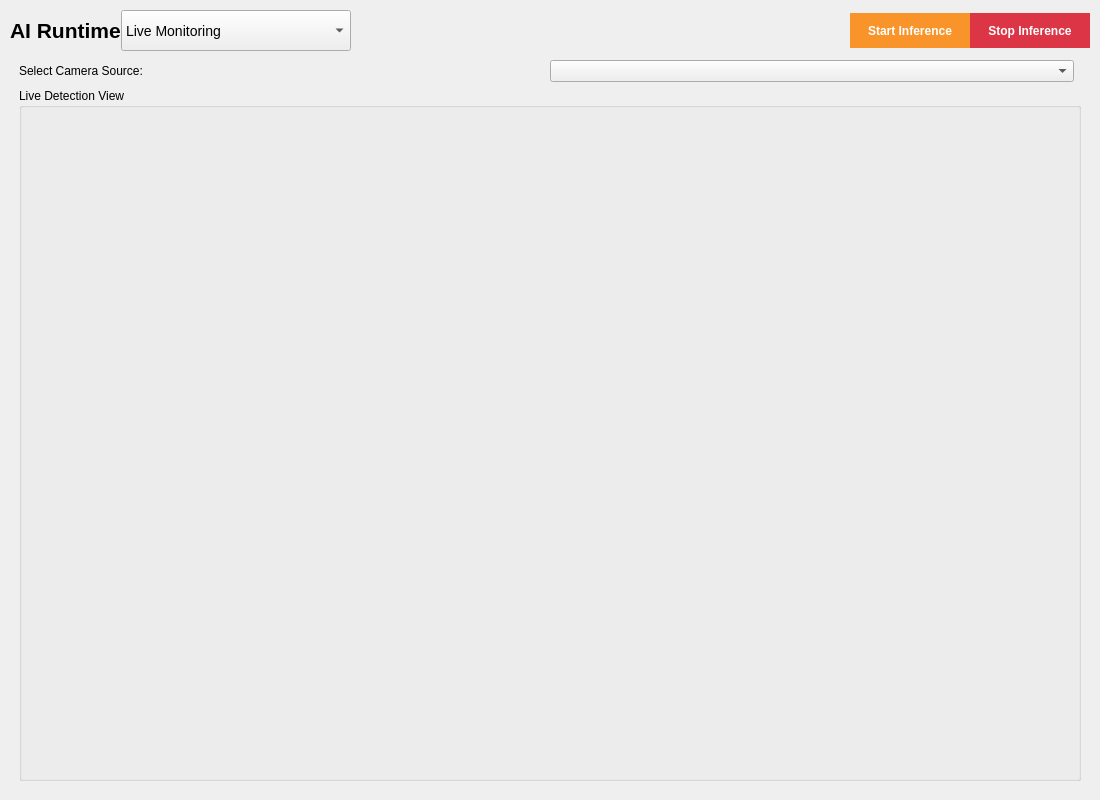
<?xml version='1.0' encoding='utf-8'?>
<ui version="4.0">
 <class>AIRuntimeView</class>
 <widget class="QWidget" name="AIRuntimeView">
  <property name="geometry">
   <rect>
    <x>0</x>
    <y>0</y>
    <width>1100</width>
    <height>800</height>
   </rect>
  </property>
  <layout class="QVBoxLayout" name="mainVerticalLayout">
   <property name="spacing">
    <number>0</number>
   </property>
   <property name="leftMargin">
    <number>10</number>
   </property>
   <property name="topMargin">
    <number>10</number>
   </property>
   <property name="rightMargin">
    <number>10</number>
   </property>
   <property name="bottomMargin">
    <number>10</number>
   </property>
   <item><layout class="QHBoxLayout" name="topNavBarLayout"><item><widget class="QLabel" name="labelTitle">
         <property name="font">
          <font>
           <pointsize>16</pointsize>
           <weight>75</weight>
           <bold>true</bold>
          </font>
         </property>
         <property name="text">
          <string>AI Runtime</string>
         </property>
         <property name="margin">
          <number>10</number>
         </property>
        </widget>
       </item><item><widget class="QComboBox" name="comboNav"><property name="styleSheet"><string notr="true">QComboBox { height: 35px; min-width: 200px; font-size: 14px; }</string></property><item><property name="text"><string>Live Monitoring</string></property></item><item><property name="text"><string>Model Settings</string></property></item><item><property name="text"><string>Camera Sources</string></property></item><item><property name="text"><string>EdgeX Configuration</string></property></item></widget></item><item><spacer name="navSpacer"><property name="orientation"><enum>Qt::Horizontal</enum></property><property name="sizeHint"><size><width>40</width><height>20</height></size></property></spacer></item><item><widget class="QPushButton" name="btnLaunch" minimumSize="120,35">
         <property name="minimumSize">
          <size>
           <width>120</width>
           <height>35</height>
          </size>
         </property>
         <property name="styleSheet">
          <string notr="true">QPushButton { background-color: #F9942A; color: white; border: none; font-weight: bold; } QPushButton:hover { background-color: #E08426; } QPushButton:disabled { background-color: #DEE2E6; }</string>
         </property>
         <property name="text">
          <string>Start Inference</string>
         </property>
        </widget>
       </item><item><widget class="QPushButton" name="btnStop" minimumSize="120,35">
         <property name="minimumSize">
          <size>
           <width>120</width>
           <height>35</height>
          </size>
         </property>
         <property name="styleSheet">
          <string notr="true">QPushButton { background-color: #DC3545; color: white; border: none; font-weight: bold; } QPushButton:hover { background-color: #C82333; } QPushButton:disabled { background-color: #DEE2E6; }</string>
         </property>
         <property name="text">
          <string>Stop Inference</string>
         </property>
        </widget>
       </item></layout></item><item><widget class="QStackedWidget" name="contentStack">
      <widget class="QWidget" name="monitoringPage">
       <layout class="QVBoxLayout" name="monitoringLayout">
        <item>
         <layout class="QHBoxLayout" name="cameraSelectionLayout">
          <item>
           <widget class="QLabel" name="lblSelectCamera">
            <property name="text">
             <string>Select Camera Source:</string>
            </property>
           </widget>
          </item>
          <item>
           <widget class="QComboBox" name="comboActiveProfile">
            <property name="minimumWidth">
             <number>200</number>
            </property>
           </widget>
          </item>
          <item>
           <spacer name="horizontalSpacer">
            <property name="orientation">
             <enum>Qt::Horizontal</enum>
            </property>
           </spacer>
          </item>
         </layout>
        </item>
        <item>
         <widget class="QGroupBox" name="liveGrid">
          <property name="title">
           <string>Live Detection View</string>
          </property>
          <layout class="QVBoxLayout" name="videoContainer" />
         </widget>
        </item>
       </layout>
      </widget>
      <widget class="QWidget" name="modelPage">
       <layout class="QVBoxLayout" name="modelScrollLayout">
        <item>
         <widget class="QScrollArea" name="scrollModelSettings">
          <property name="widgetResizable">
           <bool>true</bool>
          </property>
          <widget class="QWidget" name="scrollAreaWidgetContents">
           <layout class="QVBoxLayout" name="verticalLayout_4">
            <item><widget class="QGroupBox" name="groupProfiles"><property name="title"><string>Inference Profiles (Reuse Settings)</string></property><layout class="QVBoxLayout" name="profileVLayout"><item><layout class="QHBoxLayout" name="profileSelectLayout"><item><widget class="QLabel" name="lblSelectProfile"><property name="text"><string>Select Profile:</string></property></widget></item><item><widget class="QComboBox" name="comboProfiles" /></item></layout></item><item><layout class="QHBoxLayout" name="profileActionLayout"><item><widget class="QLineEdit" name="editProfileName"><property name="placeholderText"><string>Profile Name...</string></property></widget></item><item><widget class="QPushButton" name="btnNewProfile"><property name="text"><string>New</string></property></widget></item><item><widget class="QPushButton" name="btnSaveProfile"><property name="text"><string>Save / Update</string></property></widget></item><item><widget class="QPushButton" name="btnDeleteProfile"><property name="text"><string>Delete</string></property></widget></item></layout></item><item><layout class="QHBoxLayout" name="profileCameraLayout"><item><widget class="QLabel" name="lblProfileCamera"><property name="text"><string>Linked Camera Source:</string></property></widget></item><item><widget class="QComboBox" name="comboProfileCamera" /></item></layout></item></layout></widget></item><item>
             <widget class="QGroupBox" name="groupModelFile">
              <property name="title">
               <string>Model Configuration (YAML / Zoo)</string>
              </property>
              <layout class="QFormLayout" name="formModel">
               <item row="0" column="0"><widget class="QLabel" name="lblModelZoo"><property name="text"><string>Select Model (Zoo):</string></property></widget></item><item row="0" column="1"><widget class="QComboBox" name="comboModelZoo"><property name="editable"><bool>true</bool></property><property name="placeholderText"><string>Loading Model Zoo...</string></property></widget></item><item row="1" column="0"><widget class="QLabel" name="lblCustomModel"><property name="text"><string>Custom YAML:</string></property></widget></item><item row="1" column="1"><layout class="QHBoxLayout" name="customModelLayout"><item><widget class="QLineEdit" name="editModelPath"><property name="readOnly"><bool>true</bool></property><property name="placeholderText"><string>Path to custom model.yaml...</string></property></widget></item><item><widget class="QPushButton" name="btnBrowseModelYaml"><property name="text"><string>Browse...</string></property></widget></item></layout></item><item row="2" column="0"><widget class="QLabel" name="lblModelInfoTitle"><property name="text"><string>Model Info:</string></property></widget></item><item row="2" column="1"><widget class="QLabel" name="lblModelInfo"><property name="text"><string>Select a model to see details.</string></property><property name="wordWrap"><bool>true</bool></property><property name="styleSheet"><string notr="true">color: #6c757d; font-style: italic;</string></property></widget></item><item row="3" column="0"><widget class="QLabel" name="lblConfidence"><property name="text"><string>Confidence Threshold:</string></property></widget></item><item row="3" column="1"><widget class="QDoubleSpinBox" name="spinConfidence"><property name="value"><number>70</number></property></widget></item></layout>
             </widget>
            </item>
            <item>
             <widget class="QGroupBox" name="groupPipeline">
              <property name="title">
               <string>Pipeline Control</string>
              </property>
              <layout class="QFormLayout" name="formPipeline">
               <item row="0" column="0">
                <widget class="QLabel" name="lblPipelineType">
                 <property name="text">
                  <string>Pipeline Type:</string>
                 </property>
                </widget>
               </item>
               <item row="0" column="1">
                <widget class="QComboBox" name="comboPipelineType">
                 <item>
                  <property name="text">
                   <string>torch</string>
                  </property>
                 </item>
                 <item>
                  <property name="text">
                   <string>gst</string>
                  </property>
                 </item>
                 <item>
                  <property name="text">
                   <string>torch-aipu</string>
                  </property>
                 </item>
                </widget>
               </item>
               <item row="1" column="0">
                <widget class="QLabel" name="lblFrameLimit">
                 <property name="text">
                  <string>Frame Limit:</string>
                 </property>
                </widget>
               </item>
               <item row="1" column="1">
                <widget class="QSpinBox" name="spinFrameLimit">
                 <property name="maximum">
                  <number>999999</number>
                 </property>
                </widget>
               </item>
               <item row="2" column="0">
                <widget class="QLabel" name="lblDisplayMode">
                 <property name="text">
                  <string>Display Mode:</string>
                 </property>
                </widget>
               </item>
               <item row="2" column="1">
                <widget class="QComboBox" name="comboDisplayMode">
                 <item>
                  <property name="text">
                   <string>Windowed</string>
                  </property>
                 </item>
                 <item>
                  <property name="text">
                   <string>Headless</string>
                  </property>
                 </item>
                </widget>
               </item>
               <item row="3" column="0">
                <widget class="QLabel" name="lblWindowSize">
                 <property name="text">
                  <string>Window Size:</string>
                 </property>
                </widget>
               </item>
               <item row="3" column="1">
                <widget class="QLineEdit" name="editWindowSize">
                 <property name="placeholderText">
                  <string>e.g. 640x480</string>
                 </property>
                </widget>
               </item>
               <item row="4" column="0">
                <widget class="QLabel" name="lblSavePath">
                 <property name="text">
                  <string>Save Output Path:</string>
                 </property>
                </widget>
               </item>
               <item row="4" column="1">
                <layout class="QHBoxLayout" name="horizontalLayout_7">
                 <item>
                  <widget class="QLineEdit" name="editSaveOutputPath" />
                 </item>
                 <item>
                  <widget class="QPushButton" name="btnBrowseOutput">
                   <property name="text">
                    <string>Browse...</string>
                   </property>
                  </widget>
                 </item>
                </layout>
               </item>
              </layout>
             </widget>
            </item>
            <item>
             <widget class="QGroupBox" name="groupHwAccel">
              <property name="title">
               <string>Hardware &amp; Performance</string>
              </property>
              <layout class="QVBoxLayout" name="verticalLayout_5">
               <item>
                <layout class="QGridLayout" name="gridLayout">
                 <item row="0" column="0">
                  <widget class="QCheckBox" name="chkHwCodec">
                   <property name="text">
                    <string>Enable Hardware Codec</string>
                   </property>
                  </widget>
                 </item>
                 <item row="0" column="1">
                  <widget class="QCheckBox" name="chkVaapi">
                   <property name="text">
                    <string>Enable VAAPI</string>
                   </property>
                  </widget>
                 </item>
                 <item row="1" column="0">
                  <widget class="QCheckBox" name="chkOpencl">
                   <property name="text">
                    <string>Enable OpenCL</string>
                   </property>
                  </widget>
                 </item>
                 <item row="3" column="1">
                  <widget class="QCheckBox" name="chkOpengl">
                   <property name="text">
                    <string>Enable OpenGL</string>
                   </property>
                  </widget>
                 </item>
                </layout>
               </item>
              </layout>
             </widget>
            </item>
            <item>
             <widget class="QGroupBox" name="groupAIPU">
              <property name="title">
               <string>AIPU Core Management &amp; Live Status</string>
              </property>
              <layout class="QVBoxLayout" name="verticalLayout_6">
               <item><layout class="QHBoxLayout" name="aipuStatusLayout"><item><widget class="QGroupBox" name="core0Status"><property name="title"><string>Core 0</string></property><layout class="QVBoxLayout" name="c0Layout"><item><widget class="QLabel" name="lblCore0State"><property name="text"><string>Idle</string></property><property name="alignment"><enum>Qt::AlignCenter</enum></property></widget></item></layout></widget></item><item><widget class="QGroupBox" name="core1Status"><property name="title"><string>Core 1</string></property><layout class="QVBoxLayout" name="c1Layout"><item><widget class="QLabel" name="lblCore1State"><property name="text"><string>Idle</string></property><property name="alignment"><enum>Qt::AlignCenter</enum></property></widget></item></layout></widget></item><item><widget class="QGroupBox" name="core2Status"><property name="title"><string>Core 2</string></property><layout class="QVBoxLayout" name="c2Layout"><item><widget class="QLabel" name="lblCore2State"><property name="text"><string>Idle</string></property><property name="alignment"><enum>Qt::AlignCenter</enum></property></widget></item></layout></widget></item><item><widget class="QGroupBox" name="core3Status"><property name="title"><string>Core 3</string></property><layout class="QVBoxLayout" name="c3Layout"><item><widget class="QLabel" name="lblCore3State"><property name="text"><string>Idle</string></property><property name="alignment"><enum>Qt::AlignCenter</enum></property></widget></item></layout></widget></item></layout></item><item>
                <layout class="QFormLayout" name="formAIPU">
                 <item row="0" column="0">
                  <widget class="QLabel" name="lblAipuCores">
                   <property name="text">
                    <string>AIPU Cores (Selection):</string>
                   </property>
                  </widget>
                 </item>
                 <item row="0" column="1">
                  <widget class="QLineEdit" name="editAipuCores">
                   <property name="placeholderText">
                    <string>e.g. 0,1 (Busy check active)</string>
                   </property>
                  </widget>
                 </item>
                </layout>
               </item>
               <item>
                <widget class="QCheckBox" name="chkShowHostFps">
                 <property name="text">
                  <string>Show Host FPS</string>
                 </property>
                </widget>
               </item>
               <item>
                <widget class="QCheckBox" name="chkShowStreamTiming">
                 <property name="text">
                  <string>Show Stream Timing</string>
                 </property>
                </widget>
               </item>
              </layout>
             </widget>
            </item>
            <item>
             <spacer name="verticalSpacer_3">
              <property name="orientation">
               <enum>Qt::Vertical</enum>
              </property>
              <property name="sizeHint" stdset="0">
               <size>
                <width>20</width>
                <height>40</height>
               </size>
              </property>
             </spacer>
            </item>
           </layout>
          </widget>
         </widget>
        </item>
       </layout>
      </widget>
      <widget class="QWidget" name="cameraSourcesPage">
       <layout class="QVBoxLayout" name="cameraSourcesLayout">
        <item>
         <widget class="QLabel" name="label_5">
          <property name="font">
           <font>
            <weight>75</weight>
            <bold>true</bold>
           </font>
          </property>
          <property name="text">
           <string>Configure Camera Sources</string>
          </property>
         </widget>
        </item>
        <item>
         <widget class="QTableWidget" name="tableSources">
          <property name="selectionBehavior">
           <enum>QAbstractItemView::SelectRows</enum>
          </property>
          <column>
           <property name="text">
            <string>Name</string>
           </property>
          </column>
          <column>
           <property name="text">
            <string>Type</string>
           </property>
          </column>
          <column>
           <property name="text">
            <string>URI / Path / Index</string>
           </property>
          </column>
         </widget>
        </item>
        <item>
         <layout class="QHBoxLayout" name="sourceButtonsLayout">
          <item>
           <widget class="QPushButton" name="btnAddSource">
            <property name="text">
             <string>Add Source</string>
            </property>
           </widget>
          </item>
          <item>
           <widget class="QPushButton" name="btnEditSource">
            <property name="text">
             <string>Edit Selected</string>
            </property>
           </widget>
          </item>
          <item>
           <widget class="QPushButton" name="btnDeleteSource">
            <property name="text">
             <string>Delete Selected</string>
            </property>
           </widget>
          </item>
          <item>
           <spacer name="horizontalSpacer_2">
            <property name="orientation">
             <enum>Qt::Horizontal</enum>
            </property>
           </spacer>
          </item>
         </layout>
        </item>
        <item>
         <widget class="QGroupBox" name="groupSourceEdit">
          <property name="enabled">
           <bool>false</bool>
          </property>
          <property name="title">
           <string>Edit Source Configuration</string>
          </property>
          <layout class="QVBoxLayout" name="verticalLayout_2">
           <item>
            <layout class="QFormLayout" name="formSourceEdit">
             <item row="0" column="0">
              <widget class="QLabel" name="label_6">
               <property name="text">
                <string>Friendly Name:</string>
               </property>
              </widget>
             </item>
             <item row="0" column="1">
              <widget class="QLineEdit" name="editSourceName" />
             </item>
             <item row="1" column="0">
              <widget class="QLabel" name="label_7">
               <property name="text">
                <string>Source Type:</string>
               </property>
              </widget>
             </item>
             <item row="1" column="1">
              <widget class="QComboBox" name="comboSourceType">
               <item>
                <property name="text">
                 <string>USB Camera</string>
                </property>
               </item>
               <item>
                <property name="text">
                 <string>RTSP Stream</string>
                </property>
               </item>
               <item>
                <property name="text">
                 <string>Video File</string>
                </property>
               </item>
              </widget>
             </item>
            </layout>
           </item>
           <item>
            <layout class="QHBoxLayout" name="horizontalLayout_4">
             <item>
              <widget class="QLabel" name="label_8">
               <property name="text">
                <string>Configuration:</string>
               </property>
              </widget>
             </item>
             <item>
              <widget class="QStackedWidget" name="stackSourceConfig">
               <widget class="QWidget" name="pageUSB">
                <layout class="QHBoxLayout" name="horizontalLayout_2">
                 <property name="leftMargin">
                  <number>0</number>
                 </property>
                 <item>
                  <widget class="QSpinBox" name="spinUSBIndex" />
                 </item>
                 <item>
                  <widget class="QLabel" name="lblUSBHint">
                   <property name="text">
                    <string>(Device Index)</string>
                   </property>
                  </widget>
                 </item>
                 <item>
                  <spacer name="horizontalSpacer_3">
                   <property name="orientation">
                    <enum>Qt::Horizontal</enum>
                   </property>
                  </spacer>
                 </item>
                </layout>
               </widget>
               <widget class="QWidget" name="pageRTSP">
                <layout class="QHBoxLayout" name="horizontalLayout_5">
                 <property name="leftMargin">
                  <number>0</number>
                 </property>
                 <item>
                  <widget class="QLineEdit" name="editRTSPUrl">
                   <property name="placeholderText">
                    <string>rtsp://ip:port/stream</string>
                   </property>
                  </widget>
                 </item>
                </layout>
               </widget>
               <widget class="QWidget" name="pageFile">
                <layout class="QHBoxLayout" name="horizontalLayout_3">
                 <property name="leftMargin">
                  <number>0</number>
                 </property>
                 <item>
                  <widget class="QLineEdit" name="editFilePath" />
                 </item>
                 <item>
                  <widget class="QPushButton" name="btnBrowseFile">
                   <property name="text">
                    <string>Browse...</string>
                   </property>
                  </widget>
                 </item>
                </layout>
               </widget>
              </widget>
             </item>
            </layout>
           </item>
           <item>
            <layout class="QHBoxLayout" name="saveButtonLayout">
             <item>
              <spacer name="horizontalSpacer_4">
               <property name="orientation">
                <enum>Qt::Horizontal</enum>
               </property>
              </spacer>
             </item>
             <item>
              <widget class="QPushButton" name="btnSaveSource">
               <property name="minimumSize">
                <size>
                 <width>120</width>
                 <height>35</height>
                </size>
               </property>
               <property name="styleSheet">
                <string notr="true">QPushButton { background-color: #28A745; color: white; font-weight: bold; border-radius: 4px; } QPushButton:hover { background-color: #218838; }</string>
               </property>
               <property name="text">
                <string>Save Changes</string>
               </property>
              </widget>
             </item>
            </layout>
           </item>
          </layout>
         </widget>
        </item>
       </layout>
      </widget>
      <widget class="QWidget" name="edgexPage">
       <layout class="QVBoxLayout" name="edgexLayout">
        <item>
         <widget class="QLabel" name="label_3">
          <property name="font">
           <font>
            <weight>75</weight>
            <bold>true</bold>
           </font>
          </property>
          <property name="text">
           <string>EdgeX Configuration &amp; Mapping</string>
          </property>
         </widget>
        </item>
        <item>
         <layout class="QFormLayout" name="formEdgeXGeneral">
          <item row="0" column="0">
           <widget class="QLabel" name="lblDeviceName">
            <property name="text">
             <string>EdgeX Device Name (bn):</string>
            </property>
           </widget>
          </item>
          <item row="0" column="1">
           <widget class="QLineEdit" name="editDeviceName">
            <property name="placeholderText">
             <string>e.g. AI-Camera-01</string>
            </property>
           </widget>
          </item>
         </layout>
        </item>
        <item>
         <widget class="QTabWidget" name="tabEdgeXPayload">
          <widget class="QWidget" name="tabManual">
           <attribute name="title">
            <string>Option 1: Manual JSON</string>
           </attribute>
           <layout class="QVBoxLayout" name="verticalLayout_7">
            <item>
             <widget class="QLabel" name="lblManualHint">
              <property name="text">
               <string>Define structured SenML payload template:</string>
              </property>
             </widget>
            </item>
            <item>
             <widget class="QPlainTextEdit" name="textPayloadTemplate">
              <property name="font">
               <font>
                <family>Monospace</family>
               </font>
              </property>
             </widget>
            </item>
            <item>
             <layout class="QHBoxLayout" name="horizontalLayout_8">
              <item>
               <widget class="QLabel" name="lblPlaceholderHint">
                <property name="text">
                 <string>Hint: Use "v": 0 as placeholder for counts.</string>
                </property>
                <property name="styleSheet">
                 <string notr="true">color: #6c757d; font-style: italic;</string>
                </property>
               </widget>
              </item>
              <item>
               <spacer name="horizontalSpacer_6">
                <property name="orientation">
                 <enum>Qt::Horizontal</enum>
                </property>
               </spacer>
              </item>
              <item>
               <widget class="QPushButton" name="btnValidateJSON">
                <property name="text">
                 <string>Validate JSON</string>
                </property>
               </widget>
              </item>
              <item>
               <widget class="QPushButton" name="btnSaveEdgeXManual">
                <property name="styleSheet">
                 <string notr="true">background-color: #007BFF; color: white;</string>
                </property>
                <property name="text">
                 <string>Save Payload</string>
                </property>
               </widget>
              </item>
             </layout>
            </item>
           </layout>
          </widget>
          <widget class="QWidget" name="tabFile">
           <attribute name="title">
            <string>Option 2: Upload JSON Template</string>
           </attribute>
           <layout class="QVBoxLayout" name="verticalLayout_8">
            <item>
             <layout class="QHBoxLayout" name="horizontalLayout_9">
              <item>
               <widget class="QLineEdit" name="editTemplatePath">
                <property name="readOnly">
                 <bool>true</bool>
                </property>
                <property name="placeholderText">
                 <string>Select JSON template file...</string>
                </property>
               </widget>
              </item>
              <item>
               <widget class="QPushButton" name="btnBrowseTemplate">
                <property name="text">
                 <string>Browse...</string>
                </property>
               </widget>
              </item>
             </layout>
            </item>
            <item>
             <widget class="QLabel" name="label_10">
              <property name="text">
               <string>Template Preview:</string>
              </property>
             </widget>
            </item>
            <item>
             <widget class="QPlainTextEdit" name="textTemplatePreview">
              <property name="readOnly">
               <bool>true</bool>
              </property>
             </widget>
            </item>
            <item>
             <layout class="QHBoxLayout" name="horizontalLayout_10">
              <item>
               <spacer name="horizontalSpacer_7">
                <property name="orientation">
                 <enum>Qt::Horizontal</enum>
                </property>
               </spacer>
              </item>
              <item>
               <widget class="QPushButton" name="btnValidateFile">
                <property name="text">
                 <string>Validate File</string>
                </property>
               </widget>
              </item>
              <item>
               <widget class="QPushButton" name="btnUploadEdgeX">
                <property name="styleSheet">
                 <string notr="true">background-color: #28A745; color: white;</string>
                </property>
                <property name="text">
                 <string>Upload &amp; Save</string>
                </property>
               </widget>
              </item>
             </layout>
            </item>
           </layout>
          </widget>
         </widget>
        </item>
       </layout>
      </widget>
     </widget>
    </item></layout>
 </widget>
 <resources />
 <connections />
</ui>
